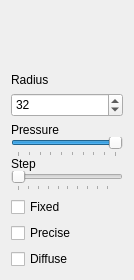
<?xml version="1.0" encoding="UTF-8"?>
<ui version="4.0">
 <class>StampSettingsWidget</class>
 <widget class="QWidget" name="StampSettingsWidget">
  <property name="geometry">
   <rect>
    <x>0</x>
    <y>0</y>
    <width>134</width>
    <height>280</height>
   </rect>
  </property>
  <property name="windowTitle">
   <string>Form</string>
  </property>
  <layout class="QVBoxLayout" name="verticalLayout_2">
   <item>
    <layout class="QVBoxLayout" name="verticalLayout">
     <property name="topMargin">
      <number>10</number>
     </property>
     <item>
      <spacer name="verticalSpacer">
       <property name="orientation">
        <enum>Qt::Vertical</enum>
       </property>
       <property name="sizeHint" stdset="0">
        <size>
         <width>20</width>
         <height>40</height>
        </size>
       </property>
      </spacer>
     </item>
     <item>
      <widget class="QLabel" name="label_3">
       <property name="text">
        <string>Radius</string>
       </property>
      </widget>
     </item>
     <item>
      <widget class="QSpinBox" name="radiusSpinBox">
       <property name="minimumSize">
        <size>
         <width>0</width>
         <height>24</height>
        </size>
       </property>
       <property name="value">
        <number>32</number>
       </property>
      </widget>
     </item>
     <item>
      <layout class="QVBoxLayout" name="verticalLayout_3">
       <property name="spacing">
        <number>0</number>
       </property>
       <item>
        <widget class="QLabel" name="label">
         <property name="text">
          <string>Pressure</string>
         </property>
        </widget>
       </item>
       <item>
        <widget class="QSlider" name="pressureSlider">
         <property name="minimum">
          <number>1</number>
         </property>
         <property name="maximum">
          <number>10</number>
         </property>
         <property name="pageStep">
          <number>1</number>
         </property>
         <property name="sliderPosition">
          <number>10</number>
         </property>
         <property name="orientation">
          <enum>Qt::Horizontal</enum>
         </property>
         <property name="tickPosition">
          <enum>QSlider::TicksBelow</enum>
         </property>
        </widget>
       </item>
       <item>
        <layout class="QVBoxLayout" name="verticalLayout_4">
         <property name="spacing">
          <number>0</number>
         </property>
         <item>
          <widget class="QLabel" name="label_2">
           <property name="text">
            <string>Step</string>
           </property>
          </widget>
         </item>
         <item>
          <widget class="QSlider" name="stepSlider">
           <property name="minimum">
            <number>1</number>
           </property>
           <property name="maximum">
            <number>99</number>
           </property>
           <property name="singleStep">
            <number>1</number>
           </property>
           <property name="pageStep">
            <number>10</number>
           </property>
           <property name="orientation">
            <enum>Qt::Horizontal</enum>
           </property>
           <property name="tickPosition">
            <enum>QSlider::TicksBelow</enum>
           </property>
          </widget>
         </item>
        </layout>
       </item>
      </layout>
     </item>
     <item>
      <widget class="QCheckBox" name="fixedCheckBox">
       <property name="text">
        <string>Fixed</string>
       </property>
      </widget>
     </item>
     <item>
      <widget class="QCheckBox" name="preciseCheckBox">
       <property name="text">
        <string>Precise</string>
       </property>
      </widget>
     </item>
     <item>
      <widget class="QCheckBox" name="diffuseCheckBox">
       <property name="text">
        <string>Diffuse</string>
       </property>
      </widget>
     </item>
    </layout>
   </item>
  </layout>
 </widget>
 <resources/>
 <connections/>
</ui>
